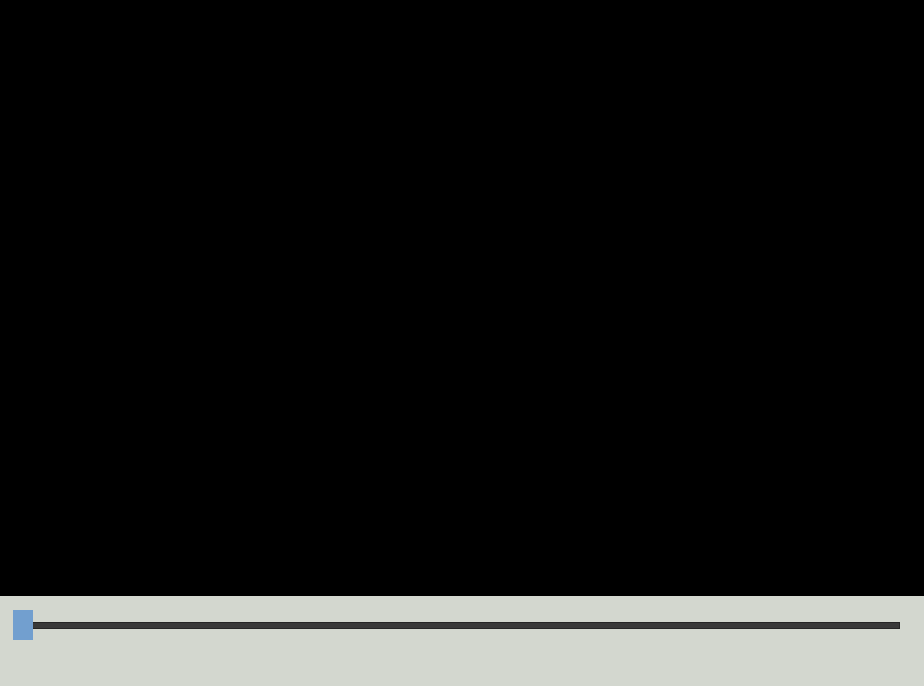
<?xml version="1.0" encoding="UTF-8"?>
<ui version="4.0">
 <class>audioplayer</class>
 <widget class="QDialog" name="audioplayer">
  <property name="geometry">
   <rect>
    <x>0</x>
    <y>0</y>
    <width>924</width>
    <height>686</height>
   </rect>
  </property>
  <property name="windowTitle">
   <string>Dialog</string>
  </property>
  <property name="styleSheet">
   <string notr="true">background-color: rgb(211, 215, 207);</string>
  </property>
  <widget class="QPushButton" name="pushButton_close">
   <property name="geometry">
    <rect>
     <x>870</x>
     <y>0</y>
     <width>50</width>
     <height>50</height>
    </rect>
   </property>
   <property name="styleSheet">
    <string notr="true">background-color: rgba(255, 255, 255, 0);</string>
   </property>
   <property name="text">
    <string/>
   </property>
   <property name="icon">
    <iconset resource="icons.qrc">
     <normaloff>:/new/icons/close2.png</normaloff>:/new/icons/close2.png</iconset>
   </property>
   <property name="iconSize">
    <size>
     <width>40</width>
     <height>40</height>
    </size>
   </property>
   <property name="flat">
    <bool>true</bool>
   </property>
  </widget>
  <widget class="QLabel" name="label_videoplayer">
   <property name="geometry">
    <rect>
     <x>0</x>
     <y>0</y>
     <width>924</width>
     <height>596</height>
    </rect>
   </property>
   <property name="styleSheet">
    <string notr="true">background-color: rgb(0, 0, 0);</string>
   </property>
   <property name="text">
    <string/>
   </property>
  </widget>
  <widget class="QSlider" name="slider">
   <property name="geometry">
    <rect>
     <x>12</x>
     <y>610</y>
     <width>900</width>
     <height>30</height>
    </rect>
   </property>
   <property name="styleSheet">
    <string notr="true">QSlider {
    min-height: 30px;
    max-height: 30px;
   
}

QSlider::groove:horizontal {
    border: 1px solid #262626;
    height: 5px;
    background: #393939;
    margin: 0 12px;
}

QSlider::handle:horizontal {
    background: #729fcf;
    
    width: 20px;
    height: 100px;
    margin: -24px -12px;
}</string>
   </property>
   <property name="orientation">
    <enum>Qt::Horizontal</enum>
   </property>
  </widget>
  <widget class="QPushButton" name="pushButton_play">
   <property name="geometry">
    <rect>
     <x>420</x>
     <y>640</y>
     <width>40</width>
     <height>40</height>
    </rect>
   </property>
   <property name="styleSheet">
    <string notr="true">background-color: rgba(255, 255, 255, 0);</string>
   </property>
   <property name="text">
    <string/>
   </property>
   <property name="icon">
    <iconset resource="icons.qrc">
     <normaloff>:/new/icons/play.png</normaloff>:/new/icons/play.png</iconset>
   </property>
   <property name="iconSize">
    <size>
     <width>38</width>
     <height>38</height>
    </size>
   </property>
   <property name="flat">
    <bool>true</bool>
   </property>
  </widget>
  <widget class="QLabel" name="label_time">
   <property name="geometry">
    <rect>
     <x>720</x>
     <y>640</y>
     <width>180</width>
     <height>30</height>
    </rect>
   </property>
   <property name="font">
    <font>
     <pointsize>20</pointsize>
    </font>
   </property>
   <property name="text">
    <string/>
   </property>
  </widget>
  <widget class="QPushButton" name="pushButton_pause">
   <property name="geometry">
    <rect>
     <x>470</x>
     <y>640</y>
     <width>40</width>
     <height>40</height>
    </rect>
   </property>
   <property name="styleSheet">
    <string notr="true">background-color: rgba(255, 255, 255, 0);</string>
   </property>
   <property name="text">
    <string/>
   </property>
   <property name="icon">
    <iconset resource="icons.qrc">
     <normaloff>:/new/icons/pause.png</normaloff>:/new/icons/pause.png</iconset>
   </property>
   <property name="iconSize">
    <size>
     <width>38</width>
     <height>38</height>
    </size>
   </property>
   <property name="flat">
    <bool>true</bool>
   </property>
  </widget>
  <widget class="QLabel" name="label">
   <property name="geometry">
    <rect>
     <x>180</x>
     <y>160</y>
     <width>600</width>
     <height>300</height>
    </rect>
   </property>
   <property name="styleSheet">
    <string notr="true">background-color: rgb(0, 0, 0);
image: url(:/new/icons/sound.png);</string>
   </property>
   <property name="text">
    <string/>
   </property>
  </widget>
  <zorder>slider</zorder>
  <zorder>pushButton_play</zorder>
  <zorder>label_time</zorder>
  <zorder>pushButton_pause</zorder>
  <zorder>label_videoplayer</zorder>
  <zorder>pushButton_close</zorder>
  <zorder>label</zorder>
 </widget>
 <resources>
  <include location="icons.qrc"/>
 </resources>
 <connections/>
</ui>
